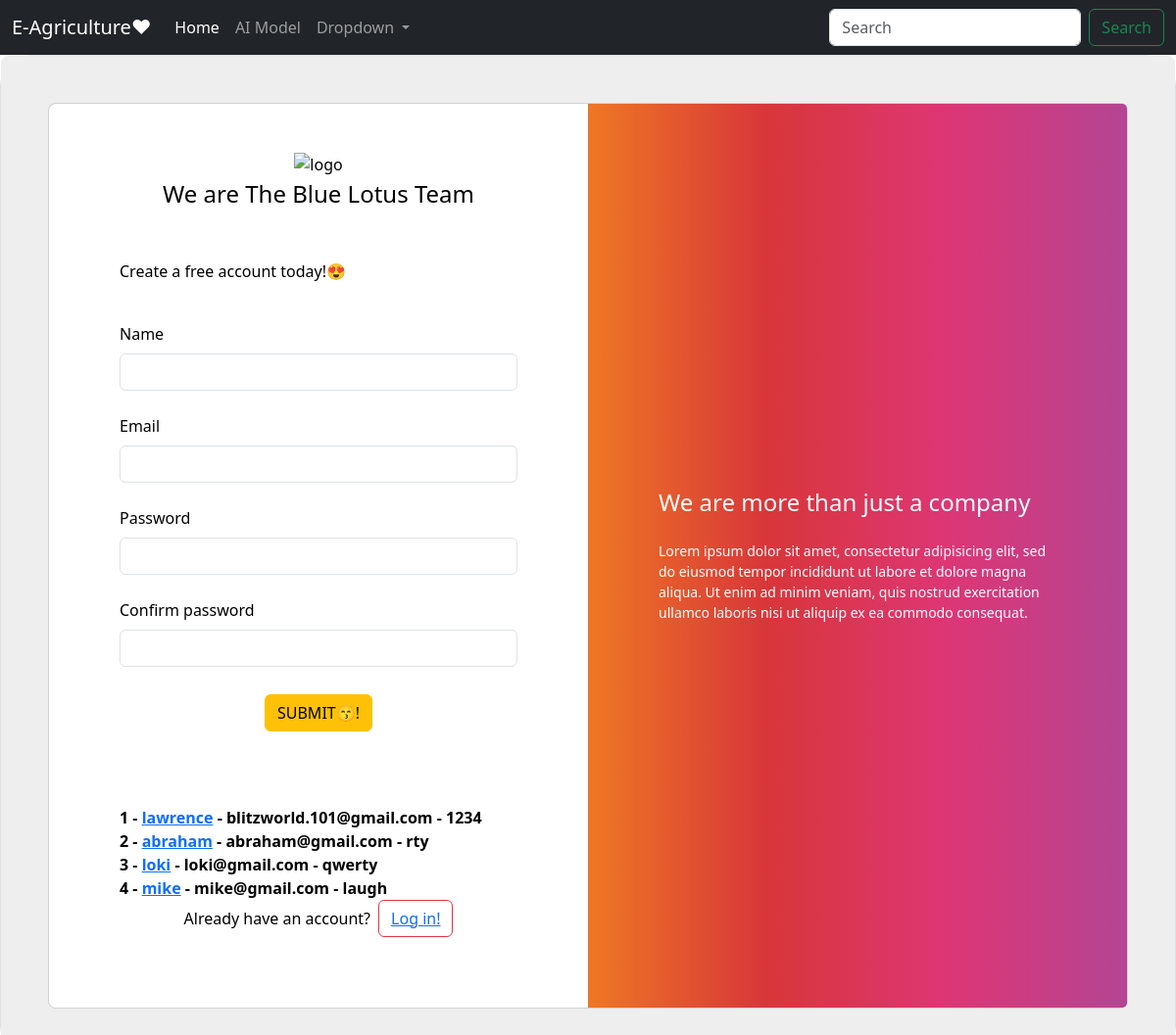
Page /sign on the earlier database version.
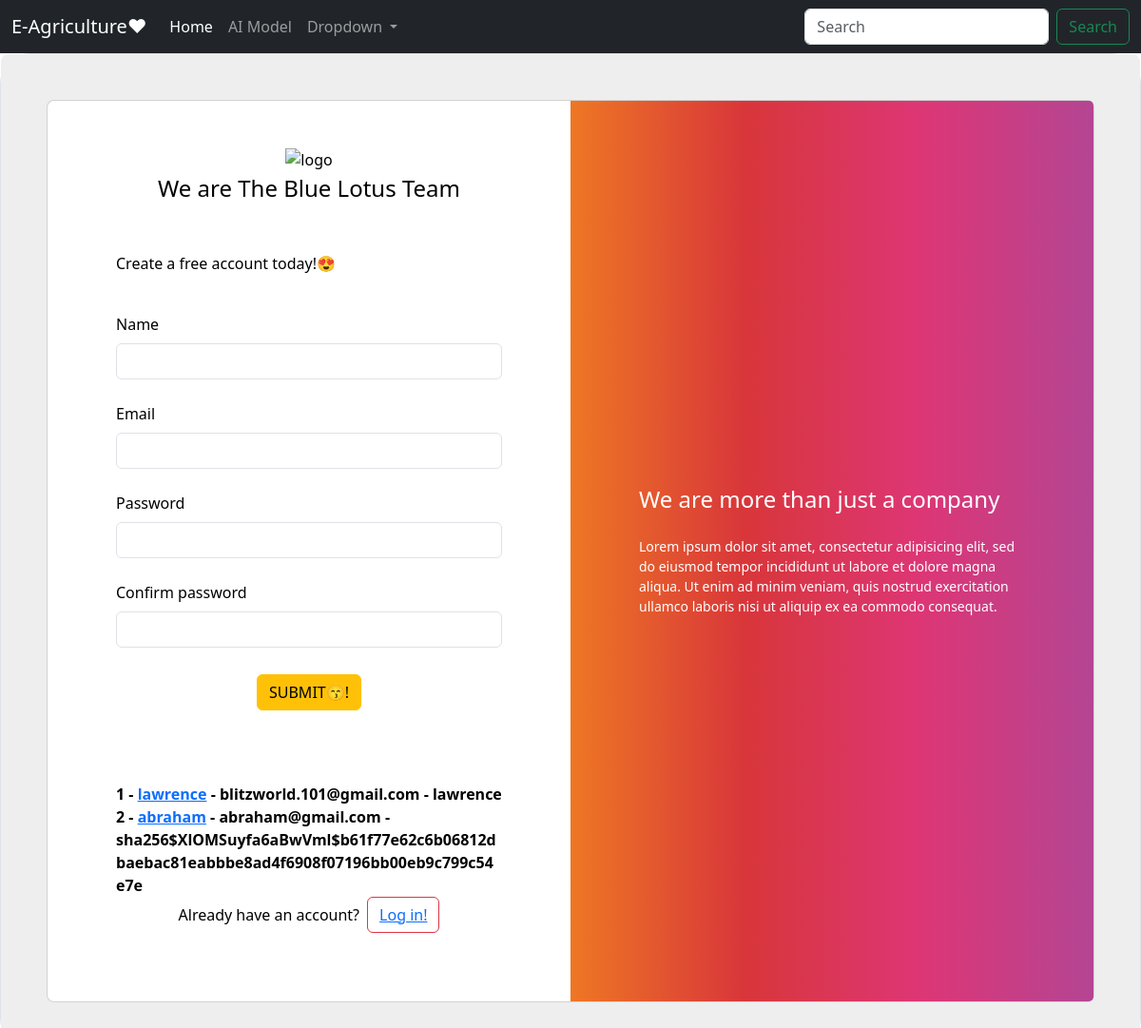
Same page on the later database version.
### main.py (models this page shows, shortened)
class users(db.Model):
    id = db.Column(db.Integer, primary_key=True)
    name = db.Column(db.String(100), nullable=False)
    email = db.Column(db.String(100), nullable=False, unique=True)
    password = db.Column(db.String(50), nullable=False)
    date = db.Column(db.DateTime, default=datetime.utcnow)

### main.py (the view, shortened to what this page needs)
@app.route('/sign', methods=['GET', 'POST'])
def sign():
    name = None
    email = None
    password = None
    form = log()
    all = users.query.order_by(users.date)
    return render_template('sign.html', form=form, name=name, email=email, password=password, all=all)

### main.py
class log(FlaskForm):
    name = StringField('Name', validators=[DataRequired()])
    email = StringField('Email', validators=[DataRequired(), Email(message='Input a valid email')])
    password = PasswordField('Password', validators=[DataRequired()])
    password2 = PasswordField('Confirm password', validators=[DataRequired(), EqualTo('password', message='Passwords Must match!')])
    submit = SubmitField('SUBMIT😙!')

### templates/sign.html (shortened to what this page needs)
<!DOCTYPE html>
<html lang="en">
<head>
    <link rel="stylesheet" type="text\css" href="static\style1.css">
    <link href="https://cdn.jsdelivr.net/npm/bootstrap@5.3.0-alpha1/dist/css/bootstrap.min.css" rel="stylesheet">
</head>
<body>
  <nav class="navbar navbar-expand-lg navbar-dark bg-dark">
    <div class="container-fluid">
      <a class="navbar-brand" href="#">E-Agriculture❤</a>
      <div class="collapse navbar-collapse" id="navbarSupportedContent">
        <ul class="navbar-nav me-auto mb-2 mb-lg-0">
          <li class="nav-item">
            <a class="nav-link active" aria-current="page" href="{{ url_for('home')}}">Home</a>
          </li>
          <li class="nav-item">
            <a class="nav-link" href="{{ url_for('model') }}">AI Model</a>
          </li>
          <li class="nav-item dropdown">
            <a class="nav-link dropdown-toggle" href="#" id="navbarDropdown" role="button" data-bs-toggle="dropdown" aria-expanded="false">
              Dropdown
            </a>
          </li>
        </ul>
        <form class="d-flex">
          <input class="form-control me-2" type="search" placeholder="Search" aria-label="Search">
          <button class="btn btn-outline-success" type="submit">Search</button>
        </form>
      </div>
    </div>
  </nav>
    <section class="pb-4">
        <div class="bg-white border rounded-5">
          <section class="w-100 p-4 p-xl-5" style="background-color: #eee; border-radius: .5rem .5rem 0 0;">
            <div class="row d-flex justify-content-center">
              <div class="col-12">
                <div class="card rounded-3 text-black">
                  <div class="row g-0">
                    <div class="col-lg-6">
                      <div class="card-body p-md-5 mx-md-4">
                        <div class="text-center">
                          <img src="https://mdbcdn.b-cdn.net/img/Photos/new-templates/bootstrap-login-form/lotus.webp" style="width: 185px;" alt="logo">
                          <h4 class="mt-1 mb-5 pb-1">We are The Blue Lotus Team</h4>
                        </div>
                        <form method="POST">
                          <p>Create a free account today!😍</p>
                          <br/>
                          <form method="POST">
                            {{ form.name.label(class='form-label') }}
                            {{ form.name(class='form-control')}}
                            <br/>
                            {{ form.email.label(class='form-label') }}
                            {{ form.email(class='form-control')}}
                            <br/>
                            {{ form.password.label(class='form-label') }}
                            {{ form.password(class='form-control') }}
                            <br/>
                            {{ form.password2.label(class='form-label') }}
                            {{ form.password2(class='form-control') }}
                          <br/>
                          <div class="text-center pt-1 mb-5 pb-1">
                                {{ form.submit(class='btn btn-warning')}}
                                <br/>
                          </div>
                          <br/>
                          {% for user in all %}
                            <strong>{{ user.id }} - <a href="{{ url_for('update', id=user.id)}}">{{user.name }}</a> - {{ user.email }} - {{ user.password }} <br/></strong>
                          {% endfor %}
                        </form>
                          <div class="d-flex align-items-center justify-content-center pb-4">
                            <p class="mb-0 me-2">Already have an account?</p>
                            <button type="button" class="btn btn-outline-danger"><a href="{{ url_for('authenticate') }}">Log in!</a></button>
                          </div>
                        </form>
                      </div>
                    </div>
                    <div class="col-lg-6 d-flex align-items-center gradient-custom-2">
                      <div class="text-white px-3 py-4 p-md-5 mx-md-4">
                        <h4 class="mb-4">We are more than just a company</h4>
                        <p class="small mb-0">Lorem ipsum dolor sit amet, consectetur adipisicing elit, sed do eiusmod tempor
                          incididunt ut labore et dolore magna aliqua. Ut enim ad minim veniam, quis nostrud exercitation
                          ullamco laboris nisi ut aliquip ex ea commodo consequat.</p>
                      </div>
                    </div>
                  </div>
                </div>
              </div>
            </div>
          </section>
        </div>
      </section>
</body>
</html>

### templates/sign.html (style rules this page uses)
.gradient-custom-2 { background: #fccb90; background: -webkit-linear-gradient(to right, #ee7724, #d8363a, #dd3675, #b44593); background: linear-gradient(to right, #ee7724, #d8363a, #dd3675, #b44593); }
@media (min-width: 769px) { .gradient-custom-2 { border-top-right-radius: .3rem; border-bottom-right-radius: .3rem; } }

Differences in the rows shown:
removed users: id "3", name "loki", email "loki@gmail.com", password "qwerty"
removed users: id "4", name "mike", email "mike@gmail.com", password "laugh"
changed users "lawrence": password "1234" → "lawrence"
changed users "abraham": password "rty" → "sha256$XlOMSuyfa6aBwVml$b61f77e62c6b06812dbaebac81eabbbe8ad4f6908f07196bb00eb9c799c54e7e"
